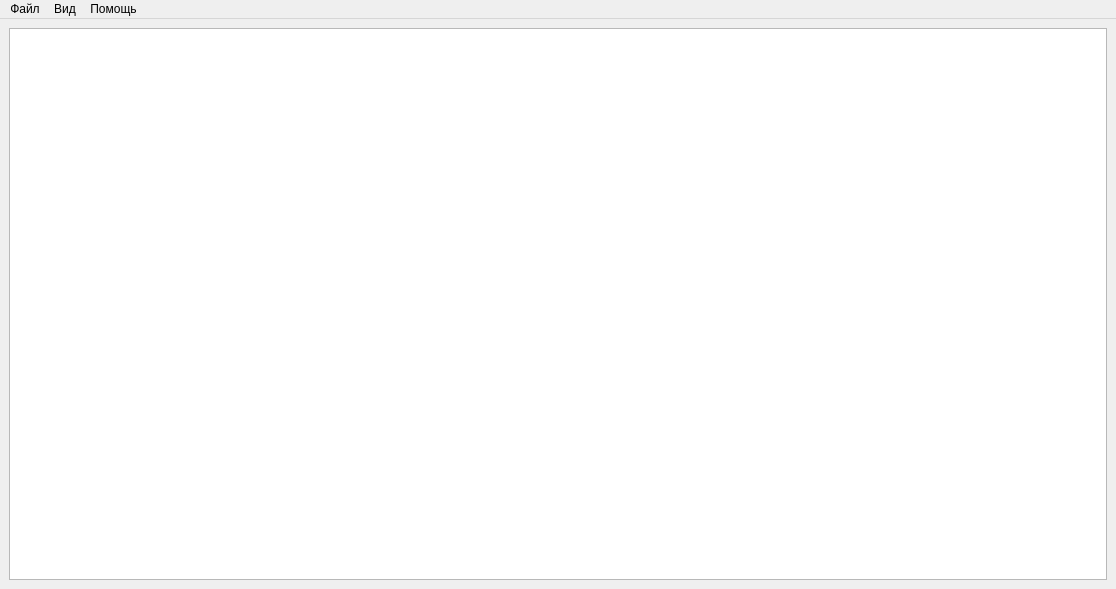
<?xml version="1.0" encoding="UTF-8"?>
<ui version="4.0">
 <class>mainWindow</class>
 <widget class="QMainWindow" name="mainWindow">
  <property name="geometry">
   <rect>
    <x>0</x>
    <y>0</y>
    <width>1116</width>
    <height>589</height>
   </rect>
  </property>
  <property name="windowTitle">
   <string>MainWindow</string>
  </property>
  <widget class="QWidget" name="centralwidget">
   <layout class="QGridLayout" name="gridLayout">
    <item row="0" column="0">
     <widget class="QTextEdit" name="mainfield">
      <property name="font">
       <font>
        <family>Consolas</family>
        <pointsize>14</pointsize>
       </font>
      </property>
      <property name="acceptRichText">
       <bool>true</bool>
      </property>
     </widget>
    </item>
   </layout>
  </widget>
  <widget class="QMenuBar" name="menubar">
   <property name="geometry">
    <rect>
     <x>0</x>
     <y>0</y>
     <width>1116</width>
     <height>21</height>
    </rect>
   </property>
   <widget class="QMenu" name="menu">
    <property name="title">
     <string>Файл</string>
    </property>
    <addaction name="actionNewFile"/>
    <addaction name="actionOpen"/>
    <addaction name="actionSave"/>
    <addaction name="separator"/>
    <addaction name="action"/>
   </widget>
   <widget class="QMenu" name="menu_3">
    <property name="title">
     <string>Вид</string>
    </property>
    <widget class="QMenu" name="menu_2">
     <property name="title">
      <string>Изменить цвет...</string>
     </property>
     <addaction name="actionBackColor"/>
     <addaction name="actionFontColor"/>
    </widget>
    <addaction name="menu_2"/>
    <addaction name="actionFont"/>
   </widget>
   <widget class="QMenu" name="menu_4">
    <property name="title">
     <string>Помощь</string>
    </property>
    <addaction name="actionGitHub"/>
    <addaction name="action_about"/>
   </widget>
   <addaction name="menu"/>
   <addaction name="menu_3"/>
   <addaction name="menu_4"/>
  </widget>
  <action name="actionNew">
   <property name="text">
    <string>Новый</string>
   </property>
   <property name="shortcut">
    <string>Ctrl+N</string>
   </property>
  </action>
  <action name="actionOpen">
   <property name="text">
    <string>Открыть</string>
   </property>
   <property name="shortcut">
    <string>Ctrl+O</string>
   </property>
  </action>
  <action name="actionSave">
   <property name="text">
    <string>Сохранить</string>
   </property>
   <property name="shortcut">
    <string>Ctrl+S</string>
   </property>
  </action>
  <action name="action">
   <property name="text">
    <string>Выйти</string>
   </property>
  </action>
  <action name="action_3">
   <property name="text">
    <string>Изменить шрифт</string>
   </property>
  </action>
  <action name="action_5">
   <property name="text">
    <string>Фона</string>
   </property>
  </action>
  <action name="action_6">
   <property name="text">
    <string>Текста</string>
   </property>
  </action>
  <action name="action_7">
   <property name="text">
    <string>Изменить размер</string>
   </property>
  </action>
  <action name="actionBackColor">
   <property name="text">
    <string>Фона</string>
   </property>
  </action>
  <action name="actionFontColor">
   <property name="text">
    <string>Текста</string>
   </property>
  </action>
  <action name="actionFont">
   <property name="text">
    <string>Изменить шрифт</string>
   </property>
  </action>
  <action name="actionGitHub">
   <property name="text">
    <string>GitHub разработчика</string>
   </property>
  </action>
  <action name="actionInsert">
   <property name="text">
    <string>Изображение</string>
   </property>
  </action>
  <action name="action_about">
   <property name="text">
    <string>О программе</string>
   </property>
  </action>
  <action name="actionNewFile">
   <property name="text">
    <string>Новый</string>
   </property>
  </action>
 </widget>
 <resources/>
 <connections/>
</ui>
